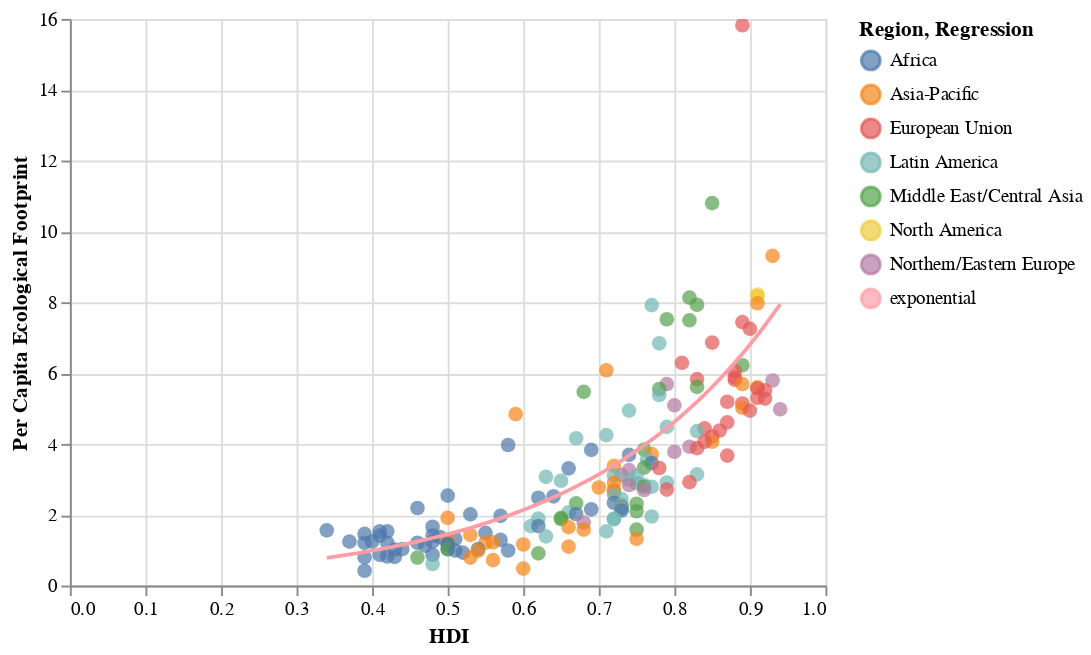

Source (notebook cell):
### Code cell
exp = base + base.transform_regression("HDI", "Total Ecological Footprint", method="exp", as_=['HDI', 'exponential']).mark_line().transform_fold(["exponential"], as_=["Regression", "Total Ecological Footprint"]).encode(alt.Color("Regression:N"))
exp = exp.interactive()
exp

### Figure 1 — Vega-Lite specification as saved in the notebook (floating-point values rounded to 4 significant figures; data arrays with more than 128 entries replaced by an {"elided": "..."} marker saying what was removed)
{"config": {"view": {"continuousWidth": 400, "continuousHeight": 300}}, "layer": [{"mark": {"type": "circle", "size": 60}, "encoding": {"color": {"type": "nominal", "field": "Region"}, "tooltip": [{"type": "nominal", "field": "Country"}, {"type": "nominal", "field": "Region"}, {"type": "quantitative", "field": "Total Ecological Footprint", "title": "Ecological Footprint"}, {"type": "quantitative", "field": "HDI"}], "x": {"type": "quantitative", "field": "HDI"}, "y": {"type": "quantitative", "field": "Total Ecological Footprint", "title": "Per Capita Ecological Footprint"}}, "selection": {"selector009": {"type": "interval", "bind": "scales", "encodings": ["x", "y"]}}}, {"mark": "line", "encoding": {"color": {"type": "nominal", "field": "Regression"}, "tooltip": [{"type": "nominal", "field": "Country"}, {"type": "nominal", "field": "Region"}, {"type": "quantitative", "field": "Total Ecological Footprint", "title": "Ecological Footprint"}, {"type": "quantitative", "field": "HDI"}], "x": {"type": "quantitative", "field": "HDI"}, "y": {"type": "quantitative", "field": "Total Ecological Footprint", "title": "Per Capita Ecological Footprint"}}, "transform": [{"on": "HDI", "regression": "Total Ecological Footprint", "method": "exp", "as": ["HDI", "exponential"]}, {"fold": ["exponential"], "as": ["Regression", "Total Ecological Footprint"]}]}], "data": {"name": "data-7fea6f296aacf871c3ff8145758e8fe5"}, "$schema": "https://vega.github.io/schema/vega-lite/v4.8.1.json", "datasets": {"data-7fea6f296aacf871c3ff8145758e8fe5": {"elided": "171 records"}}}
